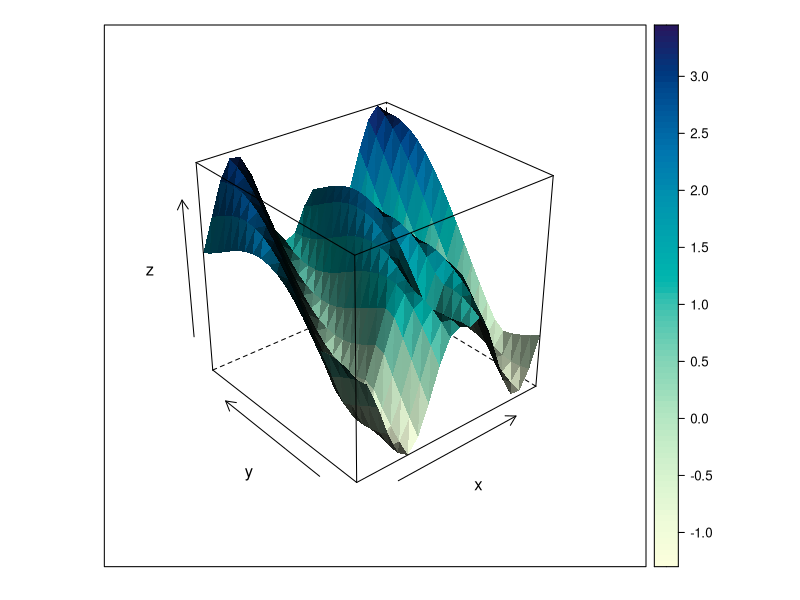

The R script that drew this image:
require(lattice)

x <- seq(-2.2*pi, 1.7*pi, len = 20)
y <- seq(-.3*pi,pi,len=20)
g <- expand.grid(x = x, y = y)
g$z <- sin(sqrt(g$x^2) +sqrt(g$y^2)) +  c(1:400)/(60*pi)

wireframe(z ~ x *y, g, drape = TRUE, shade=TRUE,
                aspect = c(1,1),pretty=TRUE)
